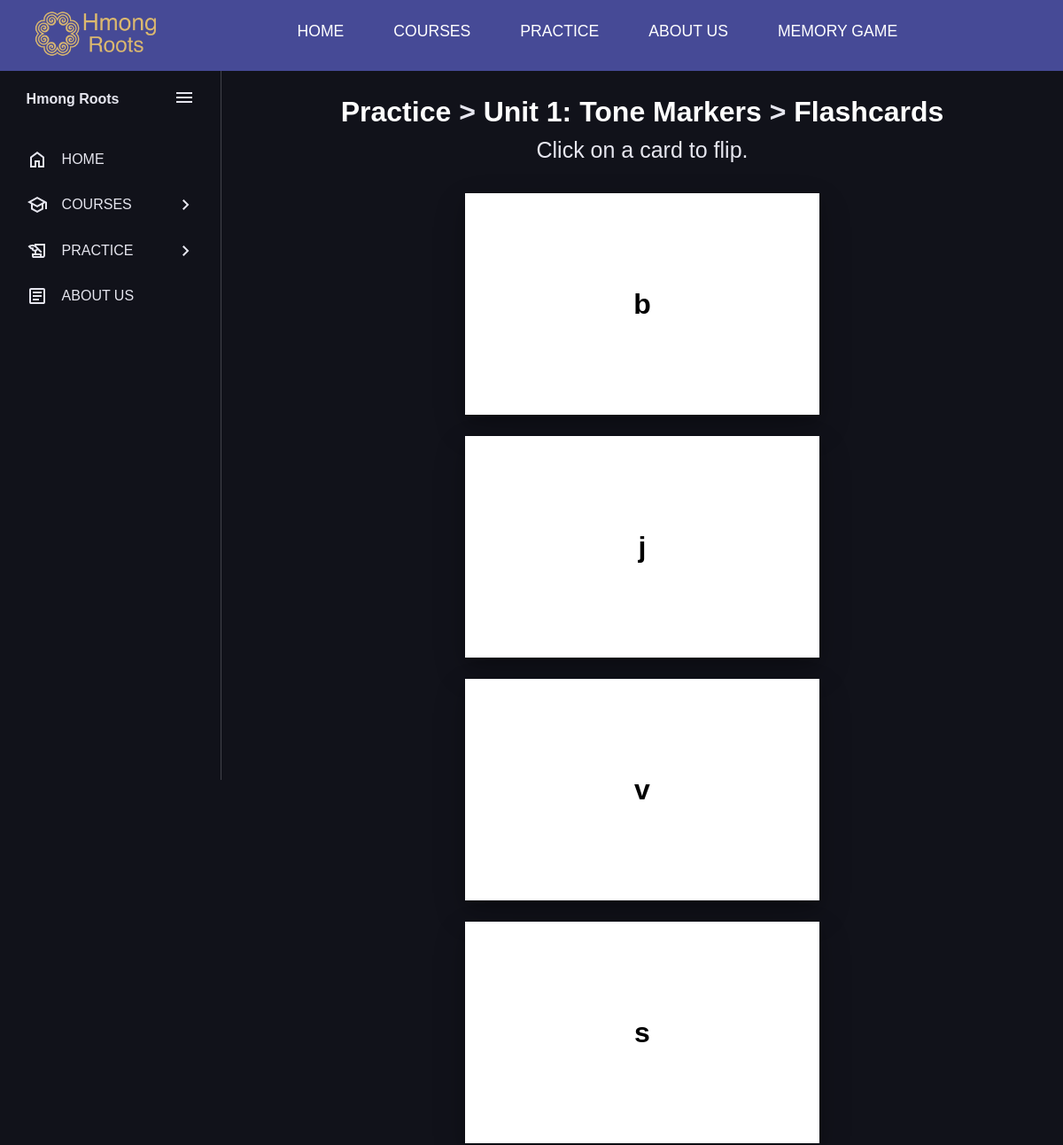
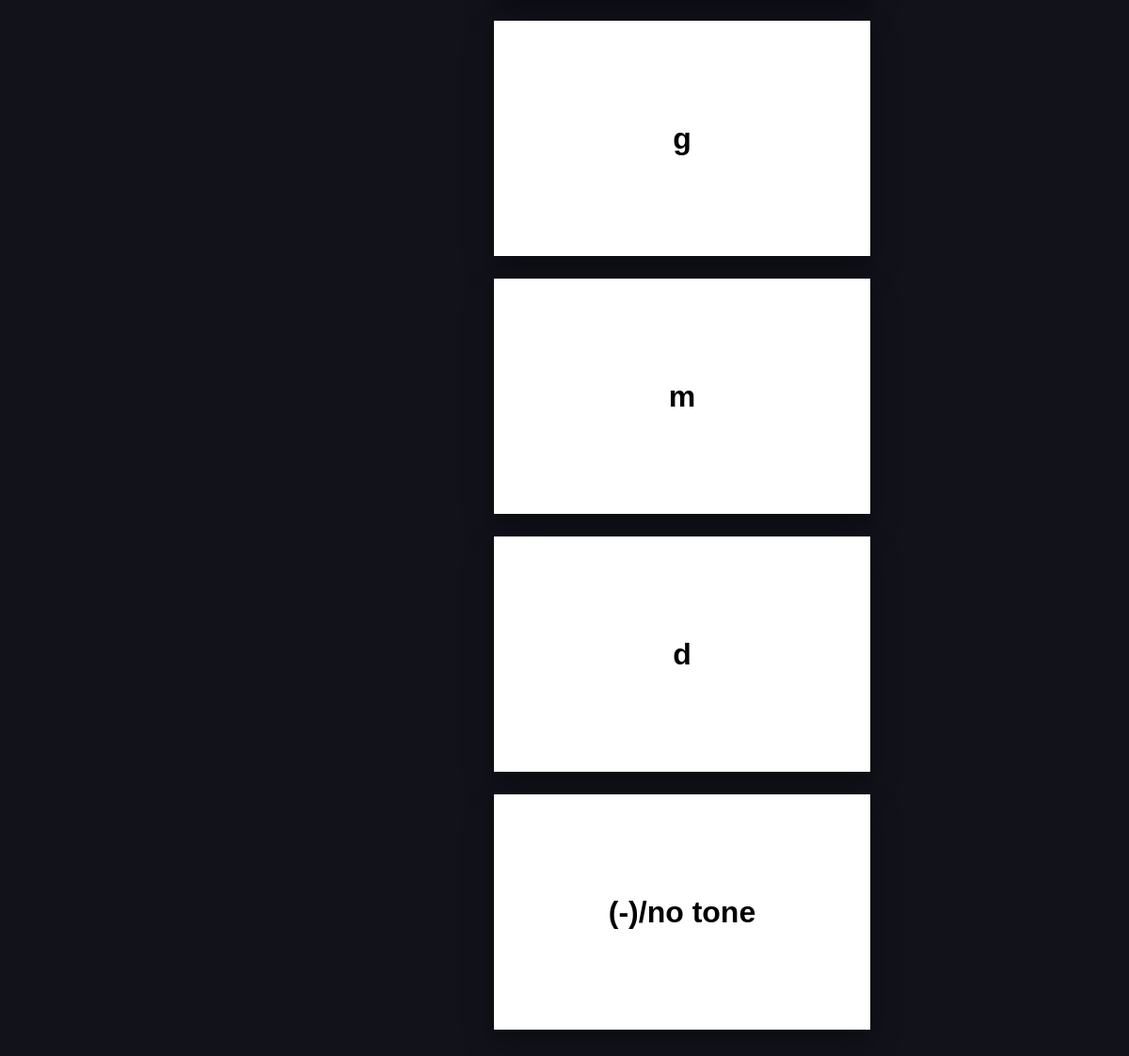
The page /practice/p1_tones_cards/ on the database its author committed (2 pictures, top to bottom).
### main/models.py (models this page shows, shortened)
class Word(models.Model):
    english_word = models.CharField(max_length=255)
    hmong_word = models.CharField(max_length=255)
    category = models.CharField(max_length=255, blank=True, null=True)
    male_audio_url = models.TextField(blank=True, null=True)
    female_audio_url = models.TextField(blank=True, null=True)
    pronunciation_video_url = models.TextField(blank=True, null=True)
    real_video_url = models.TextField(blank=True, null=True)
    animated_video_url = models.TextField(blank=True, null=True)
    image_filename = models.CharField(max_length=255, blank=True, null=True)

### main/views.py (the view)
# urls.py: path('practice/p1_tones_cards/', views.p1_tones_cards, name='p1_tones_cards'),
def p1_tones_cards(request):
    words = Word.objects.filter(category="Tone Markers")
    return render(request, 'practice/p1_tones_cards.html', {'words': words})

### main/templates/practice/p1_tones_cards.html
{% extends 'base.html' %}
{% load static %}
{% block content %}
<h1>
    <a href="{% url 'practice' %}" class="heading-link">Practice</a>
     >
    <a href="{% url 'p1_tones' %}" class="heading-link">Unit 1: Tone Markers</a>
     >
    <a href="{% url 'p1_tones_cards' %}" class="heading-link">Flashcards</a>
</h1>
<p style="text-align: center; margin-top: 15px; margin-bottom: 5px; font-size: 25px;">Click on a card to flip.</p>
<div id="flashcard-container" class="flashcard-container">
    {% for word in words %}
    <div class="card-wrapper">
        <div class="card-body">
            <div class="card-front">
                <p>{{ word.english_word }}</p>
            </div>
            <div class="card-back">
                <p>{{ word.hmong_word }}</p>
            </div>
        </div>
    </div>
    {% endfor %}
</div>
{% endblock %}

### main/static/css/styles.css (style rules this page uses)
:root { --base-color: #11121a; --line-color: #42434a; --hover-color: #222533; --text-color: #e6e6ef; --accent-color: #f77062; --secondary-text-color: #b0b3c1; --secondary-color: #464A96; }
* { box-sizing: border-box; margin: 0; padding: 0; font-family: 'Poppins', sans-serif; }
html { line-height: 1.5rem; }
h1 { text-align: center; margin-top: 5px; margin-bottom: 5px; line-height: 1; }
.flashcard-container { display: flex; flex-wrap: wrap; justify-content: center; gap: 1.5rem; padding: 2rem 0; }
.card-wrapper { width: 25rem; height: 250px; perspective: 1000px; }
.card-body { position: relative; width: 100%; height: 100%; text-align: center; transition: transform 0.6s; transform-style: preserve-3d; box-shadow: 0 15px 35px rgba(0,0,0,0.2), 0 5px 15px rgba(0,0,0,0.19); cursor: pointer; }
.card-front, .card-back { background-color: #ffffff; position: absolute; width: 100%; height: 100%; backface-visibility: hidden; display: flex; align-items: center; justify-content: center; font-size: xx-large; padding: 1rem; flex-direction: column; }
.card-back { transform: rotateX(180deg); }
.card-front p, .card-back p { margin: 0; font-weight: bold; color: black; }
.heading-link { color: #fff; justify-content: center; text-decoration: none; }

### rows shown on the page
Word: english_word "b"
Word: english_word "j"
Word: english_word "v"
Word: english_word "s"
Word: english_word "g"
Word: english_word "m"
Word: english_word "d"
Word: english_word "(-)/no tone"
